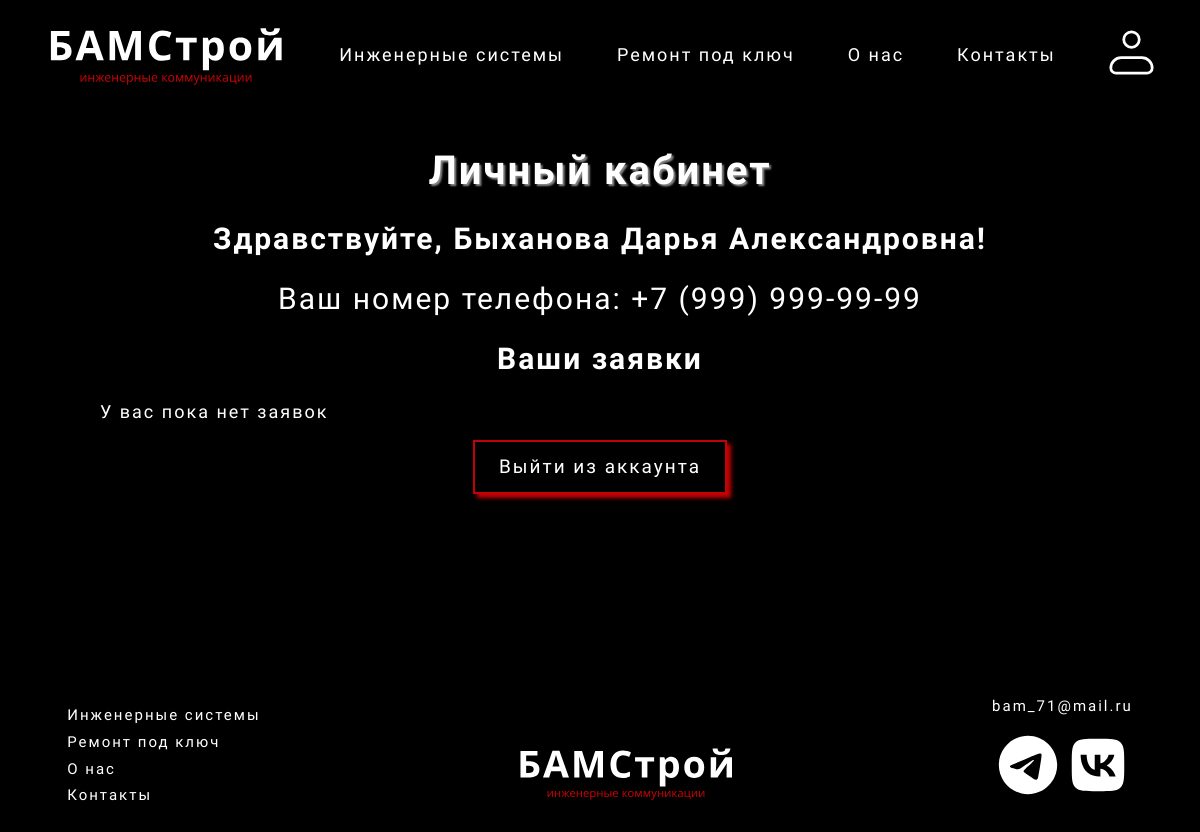
Page /user/account.php (signed in) on the committed database.
### tables this page shows
CREATE TABLE `header_content` (
  `id` int(11) NOT NULL,
  `logo_path` varchar(255) NOT NULL DEFAULT 'img/logo.svg',
  `account_icon_path` varchar(255) NOT NULL DEFAULT 'img/account.svg',
  `main_title` text NOT NULL,
  `subtitle` text NOT NULL,
  `button_text` varchar(255) NOT NULL DEFAULT 'Консультация',
  `button_link` varchar(255) NOT NULL DEFAULT '#contacts'
);

CREATE TABLE `menu` (
  `id` int(11) NOT NULL,
  `text` varchar(100) NOT NULL,
  `link` varchar(100) NOT NULL,
  `display_order` int(11) NOT NULL DEFAULT '0'
);

CREATE TABLE `users` (
  `id_users` int(11) NOT NULL,
  `FIO` varchar(150) NOT NULL,
  `number` varchar(20) NOT NULL,
  `password` varchar(150) NOT NULL,
  `role` varchar(50) NOT NULL
);

CREATE TABLE `footer_content` (
  `id` int(11) NOT NULL,
  `logo_path` varchar(255) NOT NULL DEFAULT 'img/logo.svg',
  `email` varchar(255) NOT NULL DEFAULT 'bam_71@mail.ru',
  `telegram_link` varchar(255) DEFAULT NULL,
  `telegram_icon_path` varchar(255) NOT NULL DEFAULT 'img/telegram.svg',
  `vk_link` varchar(255) DEFAULT NULL,
  `vk_icon_path` varchar(255) NOT NULL DEFAULT 'img/vk.svg'
);

### user/account.php (the view, shortened to what this page needs)
<?php
require_once __DIR__ . '/../includes/db.php';
function formatPhoneNumber($number) {
    $clean = preg_replace('/\D/', '', $number);
    if (strlen($clean) === 11 && $clean[0] === '7') {
        return '+7 (' . substr($clean, 1, 3) . ') ' . substr($clean, 4, 3) . '-' . substr($clean, 7, 2) . '-' . substr($clean, 9, 2);
    }
    return $number;
}
$user_phone = $_SESSION['number'];
$user_data = [];
$applications = [];
$stmt = $mysql->prepare("SELECT FIO, number FROM users WHERE number = ?");
if ($stmt) {
    $stmt->bind_param("s", $user_phone);
    $stmt->execute();
    $user_data = $stmt->get_result()->fetch_assoc();
}
$stmt = $mysql->prepare("SELECT * FROM application WHERE number = ? ORDER BY datetime DESC");
if ($stmt) {
    $stmt->bind_param("s", $user_phone);
    $stmt->execute();
    $applications = $stmt->get_result()->fetch_all(MYSQLI_ASSOC);
}
?>
<!DOCTYPE html>
<html lang="ru">
<head>
    <link rel="stylesheet" href="../assets/styles/style.css">
</head>
<body>
    <?php include __DIR__ . '/../includes/header.php'; ?>
    <div class="account-container">
        <h1>Личный кабинет</h1>
        <div class="user-info">
            <h2>Здравствуйте, <?= htmlspecialchars($user_data['FIO'] ?? 'Пользователь') ?>!</h2>
            <p>Ваш номер телефона: <?= htmlspecialchars(formatPhoneNumber($user_data['number'] ?? '')) ?></p>
        </div>
        <h2>Ваши заявки</h2>
        <?php if (!empty($applications)): ?>
            <table>
                <thead>
                    <tr>
                        <th>Дата и время</th>
                        <th>Сообщение</th>
                        <th>Статус</th>
                    </tr>
                </thead>
                <tbody>
                    <?php foreach ($applications as $app): ?>
                    <tr>
                        <td><?= htmlspecialchars($app['datetime']) ?></td>
                        <td><?= htmlspecialchars($app['message']) ?></td>
                        <td class="status-<?= htmlspecialchars($app['status']) ?>">
                            <?= match($app['status']) {
                                'pending' => 'В обработке',
                                'completed' => 'Завершена',
                                'rejected' => 'Отклонена',
                                default => htmlspecialchars($app['status'])
                            } ?>
                        </td>
                    </tr>
                    <?php endforeach; ?>
                </tbody>
            </table>
        <?php else: ?>
            <p>У вас пока нет заявок</p>
        <?php endif; ?>
        <div class="button">
            <a href="logout.php" class="button-link">Выйти из аккаунта</a>
        </div>
    </div>
    <?php include __DIR__ . '/../includes/footer.php'; ?>
</body>
</html>

### includes/header.php
<?php
require_once __DIR__ . '/db.php';
$headerResult = $mysql->query("SELECT * FROM header_content LIMIT 1");
$header = $headerResult->fetch_assoc();
$menuResult = $mysql->query("SELECT * FROM menu ORDER BY display_order");
?>
    <nav class="menu">
        <ul class="menu__items">
            <li class="menu__item">
                <a class="menu__link" href="/bam/index.php">
                    <img class="menu__logo" src="<?= $header['logo_path'] ?>" alt="Логотип BAMStroy">
                </a>
            </li>
            <?php while ($item = $menuResult->fetch_assoc()): ?>
                <li class="menu__item">
                    <a class="menu__link" href="<?= $item['link'] ?>">
                        <p class="menu__text"><?= $item['text'] ?></p>
                    </a>
                </li>
            <?php endwhile; ?>
            <li class="menu__item">
                <a class="menu__link" href="/bam/account.php" id="loginBtn">
                    <img class="menu__account" src="<?= $header['account_icon_path'] ?>" alt="Аккаунт">
                </a>
            </li>
        </ul>
    </nav>

### includes/footer.php
<?php
require_once __DIR__ . '/db.php';
$menuItems = [];
$menuQuery = $mysql->query("SELECT * FROM menu ORDER BY display_order");
if ($menuQuery) {
    while ($row = $menuQuery->fetch_assoc()) {
        $menuItems[] = $row;
    }
}
$footerResult = $mysql->query("SELECT * FROM footer_content LIMIT 1");
$footer = $footerResult->fetch_assoc();
?>
<footer>
    <div class="footmenu">
        <ul class="footmenu__items">
            <?php foreach ($menuItems as $item): ?>
                <li class="footmenu__item">
                    <a class="footmenu__link" href="<?= $item['link'] ?>">
                        <?= $item['text'] ?>
                    </a>
                </li>
            <?php endforeach; ?>
        </ul>
        <div class="footmenu__logo">
            <img class="footmenu__img" src="<?= $footer['logo_path'] ?>" alt="Логотип BAMStroy">
        </div>
        <div class="footmenu__social">
            <p class="footmenu__mail"><?= $footer['email'] ?></p>
            <div class="footmenu__icons">
                <?php if ($footer['telegram_link']): ?>
                    <a href="<?= $footer['telegram_link'] ?>" target="_blank">
                        <img class="footmenu__icon" src="<?= $footer['telegram_icon_path'] ?>" alt="telegram">
                    </a>
                <?php endif; ?>
                <?php if ($footer['vk_link']): ?>
                    <a href="<?= $footer['vk_link'] ?>" target="_blank">
                        <img class="footmenu__icon" src="<?= $footer['vk_icon_path'] ?>" alt="vk">
                    </a>
                <?php endif; ?>
            </div>
        </div>
    </div>
</footer>

### assets/styles/style.css (style rules this page uses)
.menu { max-width: 1520px; margin: 0 auto; padding: 1%; }
.menu__logo { list-style: none; max-width: 300px; width: auto; height: auto; }
.menu__items { margin: auto; list-style: none; display: flex; justify-content: space-around; align-items: center; }
.menu__item { margin: 0 3%; }
.menu__account { max-width: 60px; width: auto; }
.menu__text { color: #FFFFFF; font-size: 21px; font-weight: 400; text-wrap: nowrap; }
.menu__link { text-decoration: none; color: #FFFFFF; }
@media (max-width: 1550px) { .menu__text { font-size: 18px; } }
@media (max-width: 1550px) { .menu__item { margin: 0 2%; } }
@media (max-width: 1550px) { .menu__logo { max-width: 240px; } }
@media (max-width: 1550px) { .menu__account { max-width: 45px; } }
h1 { font-family: "Georama", sans-serif; font-size: 50px; font-weight: 700; text-align: center; text-shadow: 2px 2px 2px #8b8888; }
h2 { font-family: "Georama", sans-serif; font-size: 40px; font-weight: 600; text-align: center; }
@media (max-width: 1500px) { h1 { font-size: 40px; } }
@media (max-width: 1500px) { h2 { font-size: 30px; } }
.button { margin: 0 auto 5%; width: 303px; height: 60px; background-color: #000000; border: #C20306 2px solid; box-shadow: 4px 4px 4px #C20306; display: flex; justify-content: center; align-items: center; }
.button-link { color: #FFFFFF; text-decoration: none; font-size: 21px; }
@media (max-width: 1500px) { .button { width: 250px; height: 50px; } }
@media (max-width: 1500px) { .button-link { font-size: 19px; } }
.footmenu { margin: 10% auto 5%; max-width: 1600px; width: 90%; display: flex; justify-content: space-between; align-items: flex-end; }
.footmenu__link { text-decoration: none; color: #FFFFFF; font-size: 21px; text-wrap: nowrap; }
.footmenu__item { list-style: none; margin-top: 4%; }
.footmenu__img { width: 300px; list-style: none; }
.footmenu__social { display: grid; justify-items: end; }
.footmenu__icons { display: flex; }
@media (max-width: 1500px) { .footmenu__link, .footmenu__mail { font-size: 15px; } }
@media (max-width: 1500px) { .footmenu__img { width: 220px; } }
body { max-width: 1920px; background-color: #000000; font-family: "Georama", sans-serif; color: #FFFFFF; letter-spacing: 2px; font-weight: 400; }
@media (max-width: 1550px) { body { max-width: 1520px; } }
ul { margin: 0; padding: 0; list-style: none; }
p { font-size: 18px; }
a { text-decoration: none; }
.account-container { max-width: 1000px; margin: 0 auto; padding: 20px; }
.user-info { margin: 0 auto 2%; }
.user-info p { text-align: center; margin: auto; font-size: 30px; }

### rows in the picture
header_content: logo_path (picture), account_icon_path (picture)
menu: text "Инженерные системы"
menu: text "Ремонт под ключ"
menu: text "О нас"
menu: text "Контакты"
users: FIO "Быханова Дарья Александровна", number "+7 (999) 999-99-99"
footer_content: logo_path (picture), email "bam_71@mail.ru", telegram_icon_path (picture), vk_icon_path (picture)
